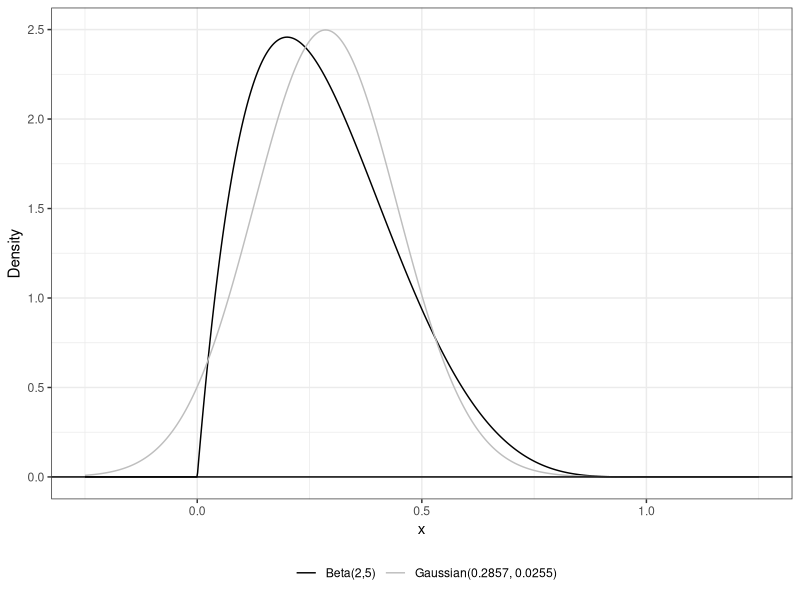
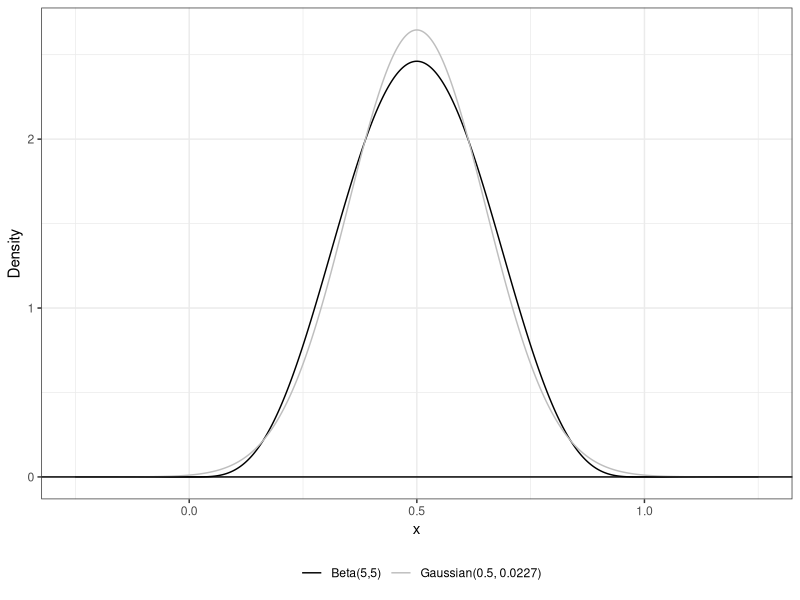
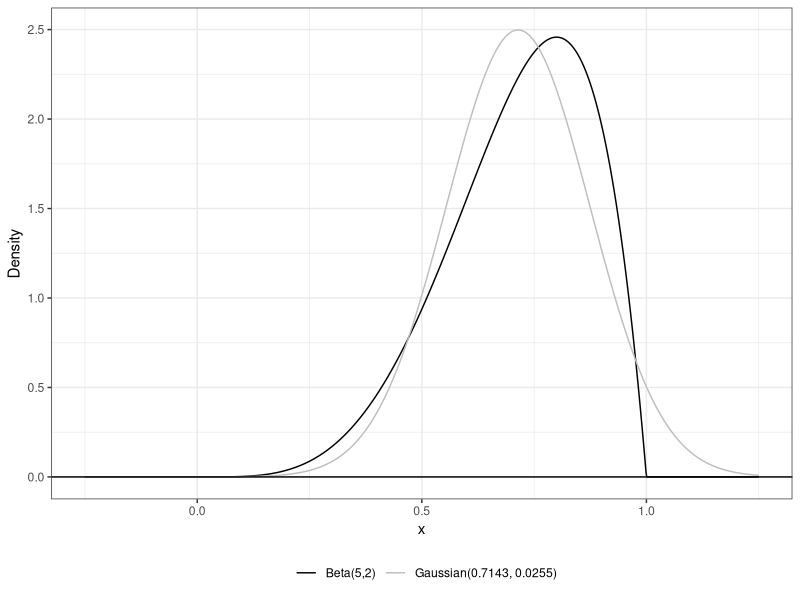
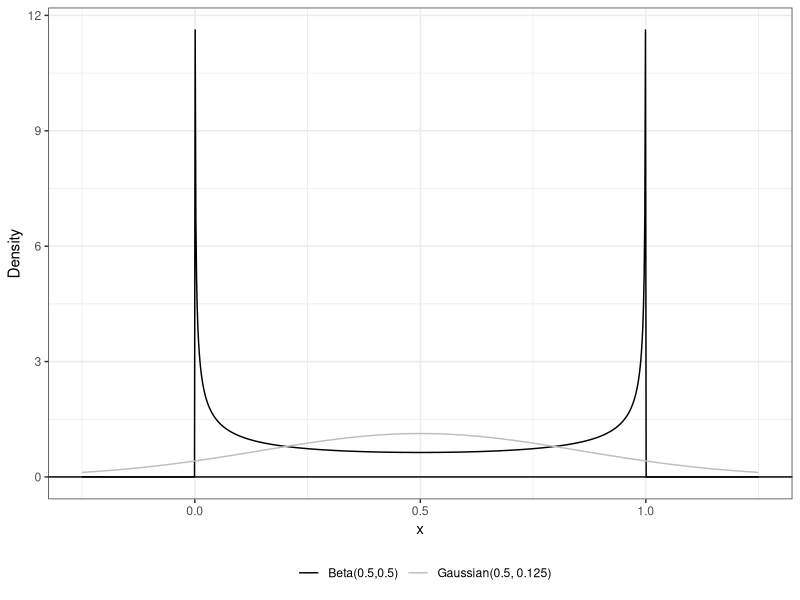
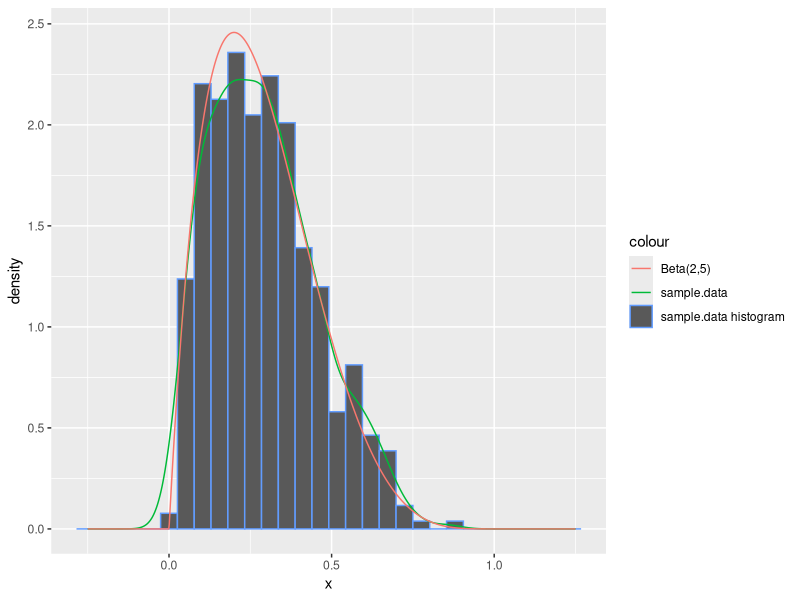

Source code (R) for these figures, in order:
# Henry Sun 
# Lab 7 

# Task 1
# plot beta distributions
library(tidyverse)

# a = 2, b = 5
alpha <- 2
beta <- 5

q1.fig.dat <- tibble(x = seq(-0.25, 1.25, length.out=1000))|>   # generate a grid of points
  mutate(beta.pdf = dbeta(x, alpha, beta),                      # compute the beta PDF
         norm.pdf = dnorm(x,                                    # Gaussian distribution with
                          mean = alpha/(alpha+beta),            # same mean and variance
                          sd = sqrt((alpha*beta)/((alpha+beta)^2*(alpha+beta+1)))))
beta1.data = tibble(
  alpha = alpha, 
  beta = beta,
  mean = alpha/(alpha+beta),
  var = (alpha*beta)/((alpha+beta)^2 *(alpha+beta+1)),
  skew = (2*(beta-alpha)*sqrt(alpha+beta+1))/((alpha + beta + 2)*sqrt(alpha*beta)),
  kurt = (6*((alpha-beta)^2 * (alpha+beta+1) - (alpha*beta)*(alpha+beta+2))) / 
    ((alpha*beta) * (alpha+beta+2) * (alpha+beta+3))
)


beta1 <- ggplot(data= q1.fig.dat)+                                              # specify data
  geom_line(aes(x=x, y=beta.pdf, color="Beta(2,5)")) +                 # plot beta dist
  geom_line(aes(x=x, y=norm.pdf, color="Gaussian(0.2857, 0.0255)")) +  # plot guassian dist
  geom_hline(yintercept=0)+                                            # plot x axis
  theme_bw()+                                                          # change theme
  xlab("x")+                                                           # label x axis
  ylab("Density")+                                                     # label y axis
  scale_color_manual("", values = c("black", "grey"))+                 # change colors
  theme(legend.position = "bottom")                                    # move legend to bottom
beta1

# a = 5, b = 5
alpha <- 5
beta <- 5

q1.fig.dat <- tibble(x = seq(-0.25, 1.25, length.out=1000))|>   # generate a grid of points
  mutate(beta.pdf = dbeta(x, alpha, beta),                      # compute the beta PDF
         norm.pdf = dnorm(x,                                    # Gaussian distribution with
                          mean = alpha/(alpha+beta),            # same mean and variance
                          sd = sqrt((alpha*beta)/((alpha+beta)^2*(alpha+beta+1)))))
beta2.data = tibble(
  alpha = alpha, 
  beta = beta,
  mean = alpha/(alpha+beta),
  var = (alpha*beta)/((alpha+beta)^2 *(alpha+beta+1)),
  skew = (2*(beta-alpha)*sqrt(alpha+beta+1))/((alpha + beta + 2)*sqrt(alpha*beta)),
  kurt = (6*(alpha-beta)^2*(alpha+beta+1)-(alpha*beta*(alpha+beta+2)))/((alpha*beta*(alpha+beta+2)*(alpha+beta+3)))
)


beta2 <- ggplot(data= q1.fig.dat)+                                              # specify data
  geom_line(aes(x=x, y=beta.pdf, color="Beta(5,5)")) +                 # plot beta dist
  geom_line(aes(x=x, y=norm.pdf, color="Gaussian(0.5, 0.0227)")) +  # plot guassian dist
  geom_hline(yintercept=0)+                                            # plot x axis
  theme_bw()+                                                          # change theme
  xlab("x")+                                                           # label x axis
  ylab("Density")+                                                     # label y axis
  scale_color_manual("", values = c("black", "grey"))+                 # change colors
  theme(legend.position = "bottom")                                    # move legend to bottom
beta2

# a = 5, b = 2 
alpha <- 5
beta <- 2

q1.fig.dat <- tibble(x = seq(-0.25, 1.25, length.out=1000))|>   # generate a grid of points
  mutate(beta.pdf = dbeta(x, alpha, beta),                      # compute the beta PDF
         norm.pdf = dnorm(x,                                    # Gaussian distribution with
                          mean = alpha/(alpha+beta),            # same mean and variance
                          sd = sqrt((alpha*beta)/((alpha+beta)^2*(alpha+beta+1)))))
beta3.data = tibble(
  alpha = alpha,
  beta = beta,
  mean = alpha/(alpha+beta),
  var = (alpha*beta)/((alpha+beta)^2 *(alpha+beta+1)),
  skew = (2*(beta-alpha)*sqrt(alpha+beta+1))/((alpha + beta + 2)*sqrt(alpha*beta)),
  kurt = (6*(alpha-beta)^2*(alpha+beta+1)-(alpha*beta*(alpha+beta+2)))/((alpha*beta*(alpha+beta+2)*(alpha+beta+3)))
)


beta3 <- ggplot(data= q1.fig.dat)+                                              # specify data
  geom_line(aes(x=x, y=beta.pdf, color="Beta(5,2)")) +                 # plot beta dist
  geom_line(aes(x=x, y=norm.pdf, color="Gaussian(0.7143, 0.0255)")) +  # plot guassian dist
  geom_hline(yintercept=0)+                                            # plot x axis
  theme_bw()+                                                          # change theme
  xlab("x")+                                                           # label x axis
  ylab("Density")+                                                     # label y axis
  scale_color_manual("", values = c("black", "grey"))+                 # change colors
  theme(legend.position = "bottom")                                    # move legend to bottom
beta3

# a = 0.5, b = 0.5
alpha <- 0.5
beta <- 0.5

q1.fig.dat <- tibble(x = seq(-0.25, 1.25, length.out=1000))|>   # generate a grid of points
  mutate(beta.pdf = dbeta(x, alpha, beta),                      # compute the beta PDF
         norm.pdf = dnorm(x,                                    # Gaussian distribution with
                          mean = alpha/(alpha+beta),            # same mean and variance
                          sd = sqrt((alpha*beta)/((alpha+beta)^2*(alpha+beta+1)))))
beta4.data = tibble(
  alpha = alpha,
  beta = beta,
  mean = alpha/(alpha+beta),
  var = (alpha*beta)/((alpha+beta)^2 *(alpha+beta+1)),
  skew = (2*(beta-alpha)*sqrt(alpha+beta+1))/((alpha + beta + 2)*sqrt(alpha*beta)),
  kurt = (6*(alpha-beta)^2*(alpha+beta+1)-(alpha*beta*(alpha+beta+2)))/((alpha*beta*(alpha+beta+2)*(alpha+beta+3)))
)


beta4 <- ggplot(data= q1.fig.dat)+                                              # specify data
  geom_line(aes(x=x, y=beta.pdf, color="Beta(0.5,0.5)")) +                 # plot beta dist
  geom_line(aes(x=x, y=norm.pdf, color="Gaussian(0.5, 0.125)")) +  # plot guassian dist
  geom_hline(yintercept=0)+                                            # plot x axis
  theme_bw()+                                                          # change theme
  xlab("x")+                                                           # label x axis
  ylab("Density")+                                                     # label y axis
  scale_color_manual("", values = c("black", "grey"))+                 # change colors
  theme(legend.position = "bottom")                                    # move legend to bottom
beta4


beta.data = rbind(beta1.data, beta2.data, beta3.data, beta4.data)
# Task 2
# compute moments

#beta.moment()
beta.moment <- function(alpha, beta, k, centered){
  if (centered == T){
    #integrand1 <- function(x) {x * dbeta(x, alpha, beta)}
    #uncentered <- integrate(integrand1, lower = 0, upper = 1)
    mean <- (alpha)/(alpha + beta)
    integrand2 <- function(x) {(x-mean)^k * dbeta(x, alpha, beta)}
    solution <- integrate(integrand2, lower = 0, upper = 1)
  }
  if(centered == F){
    integrand <- function(x) {x^k * dbeta(x, alpha, beta)}
    solution <- integrate(integrand, lower = 0, upper = 1)
  }
  solution
}
# beta.pop.data <- tibble(alpha = c(2, 5, 5, 0.5),
#                         
#                         beta = c(5, 5, 2, 0.5),
#                         
#                         mean = c(beta.moment(2,5,1,F)$value, beta.moment(5,5,1,F)$value, 
#                                  beta.moment(5,2,1,F)$value, beta.moment(0.5,0.5,1,F)$value),
#                         
#                         var = c(beta.moment(2,5,2,T)$value, beta.moment(5,5,2,T)$value,
#                                 beta.moment(5,2,2,T)$value, beta.moment(0.5,0.5,2,T)$value),
#                         
#                         skew = c(beta.moment(2,5,3,T)$value/((beta.moment(2,5,2,T)$value)^(3/2)),
#                                  beta.moment(5,5,3,T)$value/((beta.moment(5,5,2,T)$value)^(3/2)),
#                                  beta.moment(5,2,3,T)$value/((beta.moment(5,2,2,T)$value)^(3/2)),
#                                  beta.moment(0.5,0.5,3,T)$value/((beta.moment(0.5, 0.5,2,T)$value)^(3/2))),
#                         kurt = c((beta.moment(2,5,4,T)$value/((beta.moment(2,5,2,T)$value)^2)) - 3, 
#                                  (beta.moment(5,5,4,T)$value/((beta.moment(5,5,2,T)$value)^2)) - 3,
#                                  (beta.moment(5,2,4,T)$value/((beta.moment(5,2,2,T)$value)^2)) - 3,
#                                  (beta.moment(0.5,0.5,4,T)$value/((beta.moment(0.5,0.5,2,T)$value)^2)) - 3))

beta1.pop.data <- tibble(alpha = 2,
                         beta = 5, 
                         mean = beta.moment(2,5,1,F)$value, 
                         skew = (beta.moment(2,5,3,T)$value)/((beta.moment(2,5,2,T)$value)^(3/2)),
                         kurt = ((beta.moment(2,5,4,T)$value)/((beta.moment(2,5,2,T)$value)^2)) -3
)
# Task 3
library(e1071)
# for kurtosis and skewness

# beta(2,5)
set.seed(7272) # Set seed so we all get the same results.
sample.size <- 500 # Specify sample details
alpha <- 2
beta <- 5
beta.sample <- rbeta(n = sample.size,  # sample size
                     shape1 = alpha,   # alpha parameter
                     shape2 = beta)    # beta parameter
# numerical summary
numerical.summary.beta1 = summarize(tibble(sample.data = beta.sample), 
                              mean = mean(sample.data),
                              variance = var(sample.data),
                              skewness = skewness(sample.data),
                              kurtosis = kurtosis(sample.data))
q1.fig.dat <- tibble(x = seq(-0.25, 1.25, length.out=1000))|>   # generate a grid of points
  mutate(beta.pdf = dbeta(x, alpha, beta),                      # compute the beta PDF
         norm.pdf = dnorm(x,                                    # Gaussian distribution with
                          mean = alpha/(alpha+beta),            # same mean and variance
                          sd = sqrt((alpha*beta)/((alpha+beta)^2*(alpha+beta+1)))))

ggplot(tibble(sample.data = beta.sample), aes(x=sample.data))+
  geom_histogram(aes(y=after_stat(density), color = "sample.data histogram"))+
  geom_density(aes(color = "sample.data"), key_glyph = draw_key_path)+
  geom_line(data = q1.fig.dat, aes(x = x, y = beta.pdf, color ="Beta(2,5)"))+
  xlab("x")
